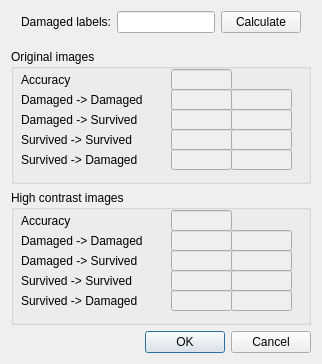
<?xml version="1.0" encoding="UTF-8"?>
<ui version="4.0">
 <class>Dialog</class>
 <widget class="QDialog" name="Dialog">
  <property name="geometry">
   <rect>
    <x>0</x>
    <y>0</y>
    <width>322</width>
    <height>363</height>
   </rect>
  </property>
  <property name="windowTitle">
   <string>Dialog</string>
  </property>
  <layout class="QVBoxLayout" name="verticalLayout">
   <item>
    <layout class="QHBoxLayout" name="horizontalLayout">
     <property name="leftMargin">
      <number>10</number>
     </property>
     <property name="rightMargin">
      <number>10</number>
     </property>
     <property name="bottomMargin">
      <number>10</number>
     </property>
     <item>
      <widget class="QLabel" name="label">
       <property name="text">
        <string>Damaged labels:</string>
       </property>
      </widget>
     </item>
     <item>
      <widget class="QLineEdit" name="damagedOutliersLineEdit"/>
     </item>
     <item>
      <widget class="QPushButton" name="calculatePushButton">
       <property name="maximumSize">
        <size>
         <width>100</width>
         <height>16777215</height>
        </size>
       </property>
       <property name="text">
        <string>Calculate</string>
       </property>
      </widget>
     </item>
    </layout>
   </item>
   <item>
    <widget class="QGroupBox" name="groupBox_2">
     <property name="minimumSize">
      <size>
       <width>200</width>
       <height>135</height>
      </size>
     </property>
     <property name="title">
      <string>Original images</string>
     </property>
     <widget class="QLabel" name="label_5">
      <property name="geometry">
       <rect>
        <x>10</x>
        <y>20</y>
        <width>60</width>
        <height>21</height>
       </rect>
      </property>
      <property name="text">
       <string>Accuracy</string>
      </property>
     </widget>
     <widget class="QLineEdit" name="thumbAccuracy_lineEdit">
      <property name="enabled">
       <bool>false</bool>
      </property>
      <property name="geometry">
       <rect>
        <x>160</x>
        <y>20</y>
        <width>61</width>
        <height>21</height>
       </rect>
      </property>
      <property name="readOnly">
       <bool>true</bool>
      </property>
     </widget>
     <widget class="QLabel" name="label_6">
      <property name="geometry">
       <rect>
        <x>10</x>
        <y>40</y>
        <width>141</width>
        <height>21</height>
       </rect>
      </property>
      <property name="text">
       <string>Damaged -&gt; Damaged</string>
      </property>
     </widget>
     <widget class="QLineEdit" name="thumbDD_lineEdit_percents">
      <property name="enabled">
       <bool>false</bool>
      </property>
      <property name="geometry">
       <rect>
        <x>160</x>
        <y>40</y>
        <width>61</width>
        <height>21</height>
       </rect>
      </property>
      <property name="readOnly">
       <bool>true</bool>
      </property>
     </widget>
     <widget class="QLineEdit" name="thumbDD_lineEdit_number">
      <property name="enabled">
       <bool>false</bool>
      </property>
      <property name="geometry">
       <rect>
        <x>220</x>
        <y>40</y>
        <width>61</width>
        <height>21</height>
       </rect>
      </property>
      <property name="readOnly">
       <bool>true</bool>
      </property>
     </widget>
     <widget class="QLabel" name="label_7">
      <property name="geometry">
       <rect>
        <x>10</x>
        <y>60</y>
        <width>141</width>
        <height>21</height>
       </rect>
      </property>
      <property name="text">
       <string>Damaged -&gt; Survived</string>
      </property>
     </widget>
     <widget class="QLineEdit" name="thumbDS_lineEdit_percents">
      <property name="enabled">
       <bool>false</bool>
      </property>
      <property name="geometry">
       <rect>
        <x>160</x>
        <y>60</y>
        <width>61</width>
        <height>21</height>
       </rect>
      </property>
      <property name="readOnly">
       <bool>true</bool>
      </property>
     </widget>
     <widget class="QLineEdit" name="thumbDS_lineEdit_number">
      <property name="enabled">
       <bool>false</bool>
      </property>
      <property name="geometry">
       <rect>
        <x>220</x>
        <y>60</y>
        <width>61</width>
        <height>21</height>
       </rect>
      </property>
      <property name="readOnly">
       <bool>true</bool>
      </property>
     </widget>
     <widget class="QLabel" name="label_8">
      <property name="geometry">
       <rect>
        <x>10</x>
        <y>80</y>
        <width>141</width>
        <height>21</height>
       </rect>
      </property>
      <property name="text">
       <string>Survived -&gt; Survived</string>
      </property>
     </widget>
     <widget class="QLabel" name="label_9">
      <property name="geometry">
       <rect>
        <x>10</x>
        <y>100</y>
        <width>141</width>
        <height>21</height>
       </rect>
      </property>
      <property name="text">
       <string>Survived -&gt; Damaged</string>
      </property>
     </widget>
     <widget class="QLineEdit" name="thumbSS_lineEdit_percents">
      <property name="enabled">
       <bool>false</bool>
      </property>
      <property name="geometry">
       <rect>
        <x>160</x>
        <y>80</y>
        <width>61</width>
        <height>21</height>
       </rect>
      </property>
      <property name="readOnly">
       <bool>true</bool>
      </property>
     </widget>
     <widget class="QLineEdit" name="thumbSS_lineEdit_number">
      <property name="enabled">
       <bool>false</bool>
      </property>
      <property name="geometry">
       <rect>
        <x>220</x>
        <y>80</y>
        <width>61</width>
        <height>21</height>
       </rect>
      </property>
      <property name="readOnly">
       <bool>true</bool>
      </property>
     </widget>
     <widget class="QLineEdit" name="thumbSD_lineEdit_number">
      <property name="enabled">
       <bool>false</bool>
      </property>
      <property name="geometry">
       <rect>
        <x>220</x>
        <y>100</y>
        <width>61</width>
        <height>21</height>
       </rect>
      </property>
      <property name="readOnly">
       <bool>true</bool>
      </property>
     </widget>
     <widget class="QLineEdit" name="thumbSD_lineEdit_percents">
      <property name="enabled">
       <bool>false</bool>
      </property>
      <property name="geometry">
       <rect>
        <x>160</x>
        <y>100</y>
        <width>61</width>
        <height>21</height>
       </rect>
      </property>
      <property name="readOnly">
       <bool>true</bool>
      </property>
     </widget>
    </widget>
   </item>
   <item>
    <widget class="QGroupBox" name="groupBox_3">
     <property name="minimumSize">
      <size>
       <width>200</width>
       <height>135</height>
      </size>
     </property>
     <property name="title">
      <string>High contrast images</string>
     </property>
     <widget class="QLabel" name="label_15">
      <property name="geometry">
       <rect>
        <x>10</x>
        <y>20</y>
        <width>60</width>
        <height>21</height>
       </rect>
      </property>
      <property name="text">
       <string>Accuracy</string>
      </property>
     </widget>
     <widget class="QLineEdit" name="eq_histAccuracy_lineEdit">
      <property name="enabled">
       <bool>false</bool>
      </property>
      <property name="geometry">
       <rect>
        <x>160</x>
        <y>20</y>
        <width>61</width>
        <height>21</height>
       </rect>
      </property>
      <property name="readOnly">
       <bool>true</bool>
      </property>
     </widget>
     <widget class="QLabel" name="label_16">
      <property name="geometry">
       <rect>
        <x>10</x>
        <y>40</y>
        <width>141</width>
        <height>21</height>
       </rect>
      </property>
      <property name="text">
       <string>Damaged -&gt; Damaged</string>
      </property>
     </widget>
     <widget class="QLineEdit" name="eq_histDD_lineEdit_percents">
      <property name="enabled">
       <bool>false</bool>
      </property>
      <property name="geometry">
       <rect>
        <x>160</x>
        <y>40</y>
        <width>61</width>
        <height>21</height>
       </rect>
      </property>
      <property name="readOnly">
       <bool>true</bool>
      </property>
     </widget>
     <widget class="QLineEdit" name="eq_histDD_lineEdit_number">
      <property name="enabled">
       <bool>false</bool>
      </property>
      <property name="geometry">
       <rect>
        <x>220</x>
        <y>40</y>
        <width>61</width>
        <height>21</height>
       </rect>
      </property>
      <property name="readOnly">
       <bool>true</bool>
      </property>
     </widget>
     <widget class="QLabel" name="label_17">
      <property name="geometry">
       <rect>
        <x>10</x>
        <y>60</y>
        <width>141</width>
        <height>21</height>
       </rect>
      </property>
      <property name="text">
       <string>Damaged -&gt; Survived</string>
      </property>
     </widget>
     <widget class="QLineEdit" name="eq_histDS_lineEdit_percents">
      <property name="enabled">
       <bool>false</bool>
      </property>
      <property name="geometry">
       <rect>
        <x>160</x>
        <y>60</y>
        <width>61</width>
        <height>21</height>
       </rect>
      </property>
      <property name="readOnly">
       <bool>true</bool>
      </property>
     </widget>
     <widget class="QLineEdit" name="eq_histDS_lineEdit_number">
      <property name="enabled">
       <bool>false</bool>
      </property>
      <property name="geometry">
       <rect>
        <x>220</x>
        <y>60</y>
        <width>61</width>
        <height>21</height>
       </rect>
      </property>
      <property name="readOnly">
       <bool>true</bool>
      </property>
     </widget>
     <widget class="QLabel" name="label_18">
      <property name="geometry">
       <rect>
        <x>10</x>
        <y>80</y>
        <width>141</width>
        <height>21</height>
       </rect>
      </property>
      <property name="text">
       <string>Survived -&gt; Survived</string>
      </property>
     </widget>
     <widget class="QLabel" name="label_19">
      <property name="geometry">
       <rect>
        <x>10</x>
        <y>100</y>
        <width>141</width>
        <height>21</height>
       </rect>
      </property>
      <property name="text">
       <string>Survived -&gt; Damaged</string>
      </property>
     </widget>
     <widget class="QLineEdit" name="eq_histSS_lineEdit_percents">
      <property name="enabled">
       <bool>false</bool>
      </property>
      <property name="geometry">
       <rect>
        <x>160</x>
        <y>80</y>
        <width>61</width>
        <height>21</height>
       </rect>
      </property>
      <property name="readOnly">
       <bool>true</bool>
      </property>
     </widget>
     <widget class="QLineEdit" name="eq_histSS_lineEdit_number">
      <property name="enabled">
       <bool>false</bool>
      </property>
      <property name="geometry">
       <rect>
        <x>220</x>
        <y>80</y>
        <width>61</width>
        <height>21</height>
       </rect>
      </property>
      <property name="readOnly">
       <bool>true</bool>
      </property>
     </widget>
     <widget class="QLineEdit" name="eq_histSD_lineEdit_number">
      <property name="enabled">
       <bool>false</bool>
      </property>
      <property name="geometry">
       <rect>
        <x>220</x>
        <y>100</y>
        <width>61</width>
        <height>21</height>
       </rect>
      </property>
      <property name="readOnly">
       <bool>true</bool>
      </property>
     </widget>
     <widget class="QLineEdit" name="eq_histSD_lineEdit_percents">
      <property name="enabled">
       <bool>false</bool>
      </property>
      <property name="geometry">
       <rect>
        <x>160</x>
        <y>100</y>
        <width>61</width>
        <height>21</height>
       </rect>
      </property>
      <property name="readOnly">
       <bool>true</bool>
      </property>
     </widget>
    </widget>
   </item>
   <item>
    <widget class="QDialogButtonBox" name="buttonBox">
     <property name="orientation">
      <enum>Qt::Horizontal</enum>
     </property>
     <property name="standardButtons">
      <set>QDialogButtonBox::Cancel|QDialogButtonBox::Ok</set>
     </property>
    </widget>
   </item>
  </layout>
 </widget>
 <resources/>
 <connections>
  <connection>
   <sender>buttonBox</sender>
   <signal>accepted()</signal>
   <receiver>Dialog</receiver>
   <slot>accept()</slot>
   <hints>
    <hint type="sourcelabel">
     <x>248</x>
     <y>254</y>
    </hint>
    <hint type="destinationlabel">
     <x>157</x>
     <y>274</y>
    </hint>
   </hints>
  </connection>
  <connection>
   <sender>buttonBox</sender>
   <signal>rejected()</signal>
   <receiver>Dialog</receiver>
   <slot>reject()</slot>
   <hints>
    <hint type="sourcelabel">
     <x>316</x>
     <y>260</y>
    </hint>
    <hint type="destinationlabel">
     <x>286</x>
     <y>274</y>
    </hint>
   </hints>
  </connection>
 </connections>
</ui>
